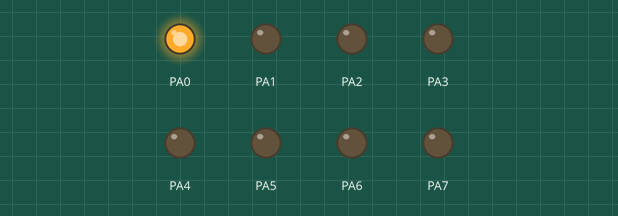
This program was run on a simulated ATmega32, built with avr-gcc and emulated at 8 MHz. Shown: output pins drawn as LEDs (lit = HIGH).

Above: at 0.02 s.
At 0.17 s:
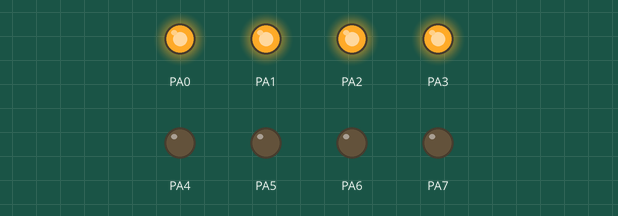
At 0.32 s:
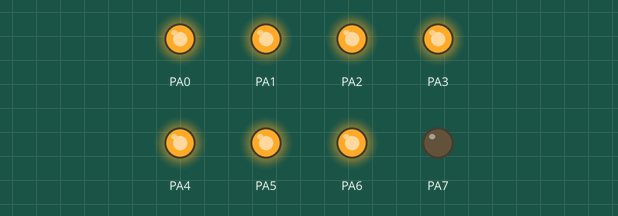
Timing chart, 0 to 3.0 s (numbered marks = the images above):
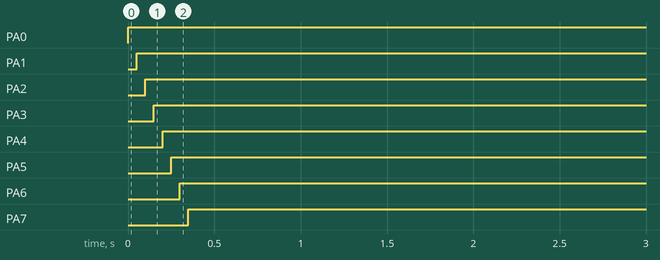

Measured:
- by itself, PA0: LOW → HIGH at 0.00 s
- by itself, PA1: LOW → HIGH at 0.05 s
- by itself, PA2: LOW → HIGH at 0.10 s
- by itself, PA3: LOW → HIGH at 0.15 s
- by itself, PA4: LOW → HIGH at 0.20 s
- by itself, PA5: LOW → HIGH at 0.25 s
- by itself, PA6: LOW → HIGH at 0.30 s
- by itself, PA7: LOW → HIGH at 0.35 s

The program:

main.c
```c
/*
 * lab1.c
 *
 * Created: 5/14/2024 4:52:28 AM
 * Author : tasneem
 */

#include "Map_Memory.h"
#define  F_CPU 8000000UL
#include "util/delay.h"

#define set_bit(reg,bit) reg |=(1<<bit)
#define clear_bit(reg,bit) reg &= ~(1<<bit)
#define read_bit (reg,bit)  ((reg>>bit)&1)
int main(void)
{
	DDRA  =0b11111111;
	/* Replace with your application code */
	while (1)
	{
		for(int i =0;i<8;i++)
		{
			set_bit(PORTA,i);
			_delay_ms(50);
		}
		for(int j =7;j>=0;j--)
		{
			clear_bit(PORTA,j);
			_delay_ms(50);
		}
	}
}
```

Map_Memory.h
```c
/*
 * Map_Memory.h
 *
 * Created: 5/14/2024 3:32:44 AM
 *  Author: tasneem
 */


#ifndef MAP_MEMORY_H_
#define MAP_MEMORY_H_

#define DDRA (*(volatile unsigned char*)0x3B)
#define PORTA (*(volatile unsigned char*)0x3A)
#define PINA (*(volatile unsigned char8)0x39)


#endif /* MAP_MEMORY_H_ */
```
